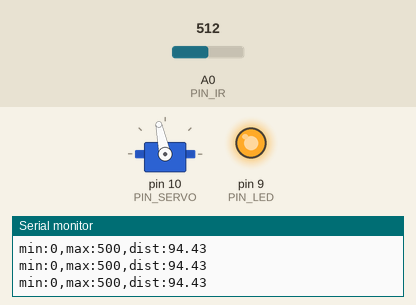
Simulated run of this sketch. Board: Arduino Uno, built with avr-gcc and run on an emulated ATmega328P. On the bench: servo, output pins drawn as LEDs (lit = HIGH), the last lines printed to the serial monitor. The test bench sets the inputs (shaded band); at power-on: A0 (PIN_IR) = 512.

Above: at 1.2 s.
1.3 s: A0 (PIN_IR) set to 300
2.8 s: A0 (PIN_IR) set to 276
At 3.4 s:
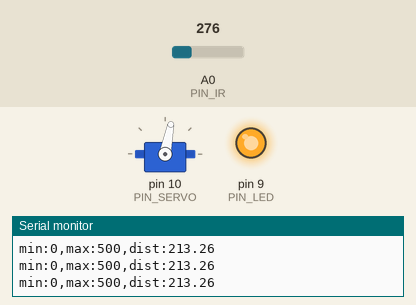
4.3 s: A0 (PIN_IR) set to 306
At 4.6 s:
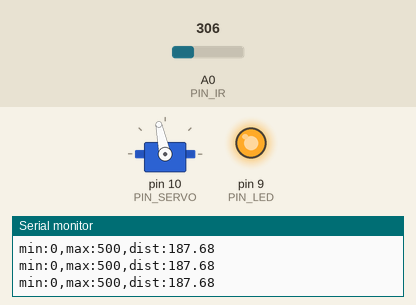
7.3 s: A0 (PIN_IR) set to 192
At 8.2 s:
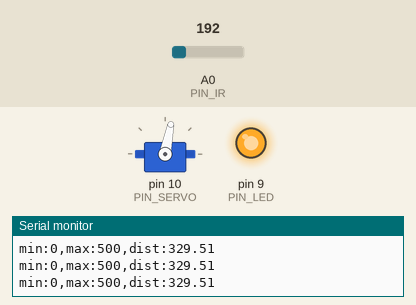
Timing chart, 0 to 9.8 s (numbered marks = the images above; inputs shaded):
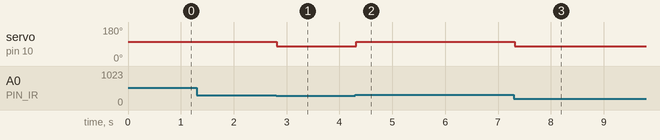

Measured:
- the behaviour switches between 289 and 288 on A0 (PIN_IR) (found by bisection; images 0 and 1)
- after the input at 2.8 s, servo on pin 10 (PIN_SERVO): 102° → 79° at once
- after the input at 4.3 s, servo on pin 10 (PIN_SERVO): 79° → 102° at once
- after the input at 7.3 s, servo on pin 10 (PIN_SERVO): 102° → 79° at once

The sketch:

21_bbc_20203143.ino
```cpp
// Arduino pin assignment
#include <Servo.h>
#define PIN_IR A0
#define PIN_LED 9
#define PIN_SERVO 10
Servo myservo;

void setup() {
// initialize GPIO pins
  pinMode(PIN_LED,OUTPUT);
  digitalWrite(PIN_LED, 1);
  myservo.attach(PIN_SERVO);
  myservo.writeMicroseconds(1480);
// initialize serial port
  Serial.begin(57600);

}

float ir_distance(void){ // return value unit: mm
  float val;
  float volt = float(analogRead(PIN_IR));
  val = ((6762.0/(volt-9.0))-4.0) * 10.0;
  return val;
}

void loop() {
  float raw_dist = ir_distance();
  if(raw_dist > 202) {
    myservo.writeMicroseconds(1360);
  }
  else
    myservo.writeMicroseconds(1600);
  Serial.print("min:0,max:500,dist:");
  Serial.println(raw_dist);
  delay(20);
}
```
